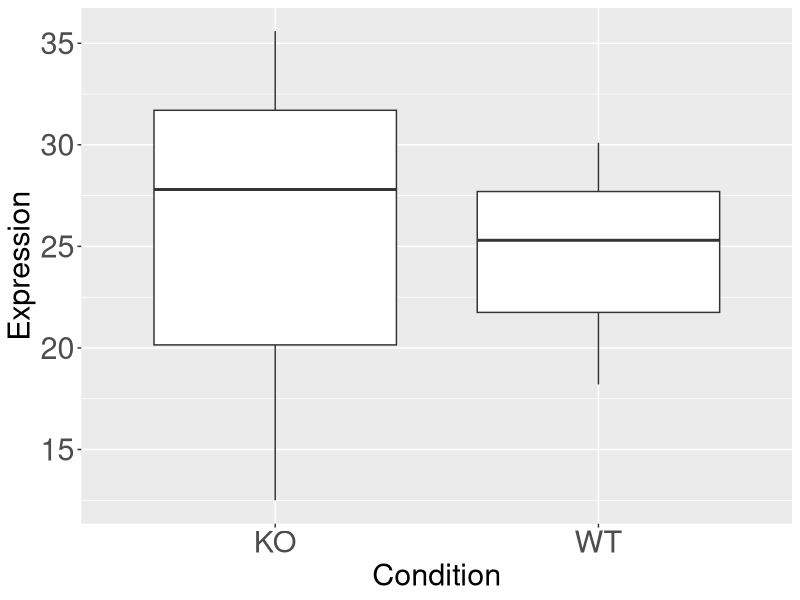

The R source for this figure:
## ---- chunk 1
x <- 1
y <- 2
total <- x + y
total
## ---- chunk 2
gene_names <- c("TP53", "BRCA1", "EGFR", "INS")
gene_names[1]  # First gene: "TP53"
gene_names[c(2, 4)]  # Select multiple genes

# factor
mut_gp <- factor(c("wt", "wt", "mut", "mut"))
mut_gp
mut_gp[3]
## ---- chunk 3
df <- data.frame(
  Gene = c("TP53", "BRCA1", "EGFR"),
  Expression = c(25.3, 12.5, 30.1),
  Mutation = c(TRUE, FALSE, TRUE)
)
df
## ---- chunk 4
df$Gene  # Select column as a vector
df[, "Expression"]  # Same as df$Expression
df[[2]]  # Same as df$Expression
df[1, ]  # First row
df[df$Expression > 30, ]  # Filter expression bigger than 30
df[which(df$Mutation), ]  # Filter mutated genes
## ---- chunk 5
age <- c(18, 27, 20, 23, 22)
# extract age between 20 and 25
age[age > 20 & age < 25]
## ---- chunk 6
genes <- data.frame(
  gene = c("TP53", "BRCA1", "EGFR"),
  expr = c(25.3, 12.5, 30.1),
  gene_family = c("A", "A", "B")
  
)
# filter gene with expression greater than 20
genes[genes$expr > 20, ]
## ---- chunk 7
#| echo: false

library(ggplot2)
theme_set(theme_grey())
theme_update(
  axis.title = element_text(size = rel(2)),
  axis.text = element_text(size = rel(2)),
  strip.text = element_text(size = rel(2)),
  plot.title = element_text(size = rel(2.5)),
  legend.text = element_text(size = rel(2)),
  legend.title = element_text(size = rel(2))
)
## ---- chunk 8
library(ggplot2)
df <- data.frame(
  Expression = c(
    25.3, 12.5, 30.1, 27.8, 18.2, 35.6
  ),
  Condition = rep(c("WT", "KO"), 3)
)
df
## ---- chunk 9
#| fig-height: 4

ggplot(
  data = df,
  aes(x = Condition, y = Expression)
) +
  geom_boxplot()
